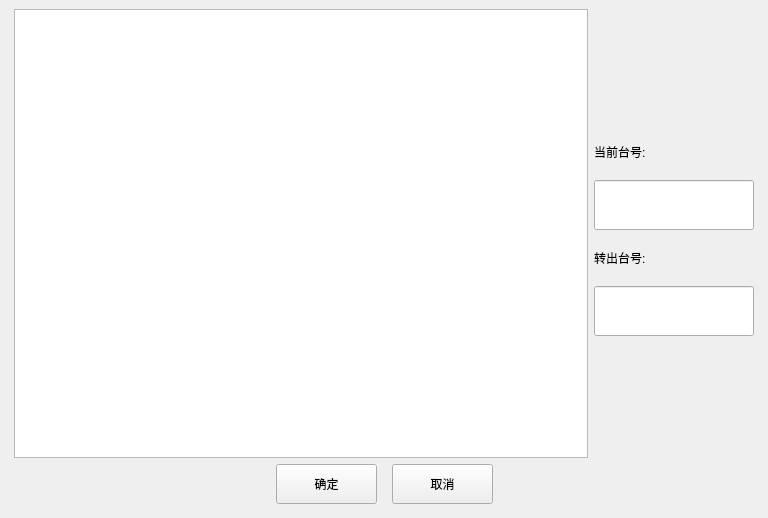
<?xml version="1.0" encoding="UTF-8"?>
<ui version="4.0">
 <class>cook_zhuantai_quanbu</class>
 <widget class="QDialog" name="cook_zhuantai_quanbu">
  <property name="geometry">
   <rect>
    <x>0</x>
    <y>0</y>
    <width>768</width>
    <height>518</height>
   </rect>
  </property>
  <property name="windowTitle">
   <string>Dialog</string>
  </property>
  <layout class="QVBoxLayout" name="verticalLayout_3">
   <property name="leftMargin">
    <number>9</number>
   </property>
   <property name="topMargin">
    <number>9</number>
   </property>
   <property name="rightMargin">
    <number>9</number>
   </property>
   <property name="bottomMargin">
    <number>9</number>
   </property>
   <item>
    <layout class="QVBoxLayout" name="verticalLayout_2">
     <property name="leftMargin">
      <number>5</number>
     </property>
     <property name="rightMargin">
      <number>5</number>
     </property>
     <property name="bottomMargin">
      <number>5</number>
     </property>
     <item>
      <layout class="QHBoxLayout" name="horizontalLayout">
       <item>
        <widget class="QTableView" name="tableView"/>
       </item>
       <item>
        <layout class="QVBoxLayout" name="verticalLayout">
         <property name="spacing">
          <number>8</number>
         </property>
         <item>
          <spacer name="verticalSpacer">
           <property name="orientation">
            <enum>Qt::Vertical</enum>
           </property>
           <property name="sizeHint" stdset="0">
            <size>
             <width>20</width>
             <height>40</height>
            </size>
           </property>
          </spacer>
         </item>
         <item>
          <widget class="QLabel" name="label_2">
           <property name="sizePolicy">
            <sizepolicy hsizetype="Fixed" vsizetype="Fixed">
             <horstretch>0</horstretch>
             <verstretch>0</verstretch>
            </sizepolicy>
           </property>
           <property name="minimumSize">
            <size>
             <width>160</width>
             <height>40</height>
            </size>
           </property>
           <property name="text">
            <string>当前台号:</string>
           </property>
           <property name="alignment">
            <set>Qt::AlignLeading|Qt::AlignLeft|Qt::AlignVCenter</set>
           </property>
          </widget>
         </item>
         <item>
          <widget class="QLineEdit" name="lineEdit">
           <property name="sizePolicy">
            <sizepolicy hsizetype="Fixed" vsizetype="Fixed">
             <horstretch>0</horstretch>
             <verstretch>0</verstretch>
            </sizepolicy>
           </property>
           <property name="minimumSize">
            <size>
             <width>160</width>
             <height>50</height>
            </size>
           </property>
           <property name="alignment">
            <set>Qt::AlignLeading|Qt::AlignLeft|Qt::AlignVCenter</set>
           </property>
          </widget>
         </item>
         <item>
          <widget class="QLabel" name="label_3">
           <property name="sizePolicy">
            <sizepolicy hsizetype="Fixed" vsizetype="Fixed">
             <horstretch>0</horstretch>
             <verstretch>0</verstretch>
            </sizepolicy>
           </property>
           <property name="minimumSize">
            <size>
             <width>160</width>
             <height>40</height>
            </size>
           </property>
           <property name="text">
            <string>转出台号:</string>
           </property>
           <property name="alignment">
            <set>Qt::AlignLeading|Qt::AlignLeft|Qt::AlignVCenter</set>
           </property>
          </widget>
         </item>
         <item>
          <widget class="QLineEdit" name="lineEdit_2">
           <property name="sizePolicy">
            <sizepolicy hsizetype="Fixed" vsizetype="Fixed">
             <horstretch>0</horstretch>
             <verstretch>0</verstretch>
            </sizepolicy>
           </property>
           <property name="minimumSize">
            <size>
             <width>160</width>
             <height>50</height>
            </size>
           </property>
           <property name="alignment">
            <set>Qt::AlignLeading|Qt::AlignLeft|Qt::AlignVCenter</set>
           </property>
          </widget>
         </item>
         <item>
          <spacer name="verticalSpacer_2">
           <property name="orientation">
            <enum>Qt::Vertical</enum>
           </property>
           <property name="sizeHint" stdset="0">
            <size>
             <width>20</width>
             <height>40</height>
            </size>
           </property>
          </spacer>
         </item>
        </layout>
       </item>
      </layout>
     </item>
     <item>
      <layout class="QHBoxLayout" name="horizontalLayout_2">
       <property name="spacing">
        <number>15</number>
       </property>
       <item>
        <spacer name="horizontalSpacer">
         <property name="orientation">
          <enum>Qt::Horizontal</enum>
         </property>
         <property name="sizeHint" stdset="0">
          <size>
           <width>40</width>
           <height>20</height>
          </size>
         </property>
        </spacer>
       </item>
       <item>
        <widget class="QPushButton" name="pushButton_7">
         <property name="sizePolicy">
          <sizepolicy hsizetype="Fixed" vsizetype="Fixed">
           <horstretch>0</horstretch>
           <verstretch>0</verstretch>
          </sizepolicy>
         </property>
         <property name="minimumSize">
          <size>
           <width>101</width>
           <height>40</height>
          </size>
         </property>
         <property name="focusPolicy">
          <enum>Qt::NoFocus</enum>
         </property>
         <property name="text">
          <string>确定</string>
         </property>
         <property name="outer_stylesheet" stdset="0">
          <string>pushbutton</string>
         </property>
        </widget>
       </item>
       <item>
        <widget class="QPushButton" name="pushButton_15">
         <property name="sizePolicy">
          <sizepolicy hsizetype="Fixed" vsizetype="Fixed">
           <horstretch>0</horstretch>
           <verstretch>0</verstretch>
          </sizepolicy>
         </property>
         <property name="minimumSize">
          <size>
           <width>101</width>
           <height>40</height>
          </size>
         </property>
         <property name="focusPolicy">
          <enum>Qt::NoFocus</enum>
         </property>
         <property name="text">
          <string>取消</string>
         </property>
         <property name="outer_stylesheet" stdset="0">
          <string>pushbutton</string>
         </property>
        </widget>
       </item>
       <item>
        <spacer name="horizontalSpacer_2">
         <property name="orientation">
          <enum>Qt::Horizontal</enum>
         </property>
         <property name="sizeHint" stdset="0">
          <size>
           <width>40</width>
           <height>20</height>
          </size>
         </property>
        </spacer>
       </item>
      </layout>
     </item>
    </layout>
   </item>
  </layout>
 </widget>
 <resources/>
 <connections/>
</ui>
